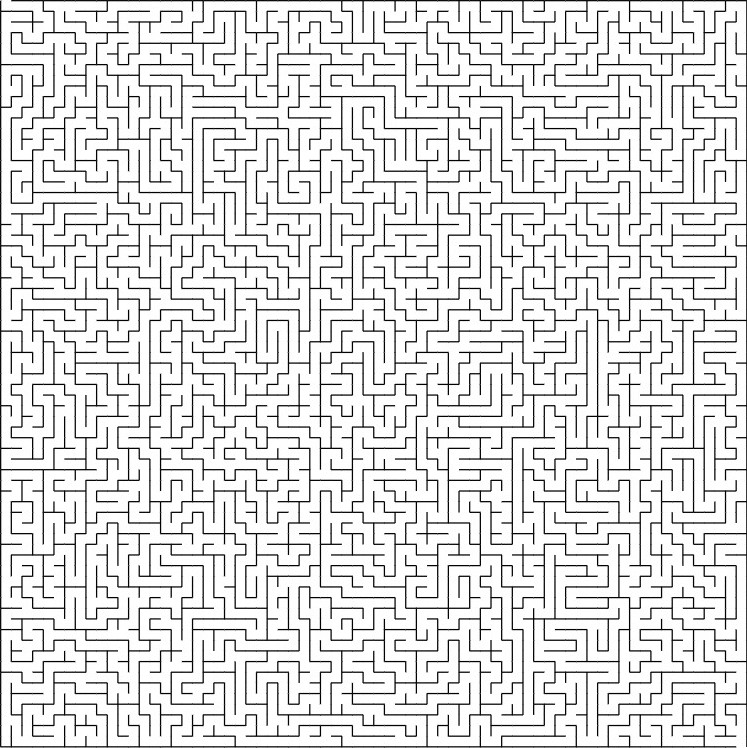
#> input picture dataset/1question.jpg, 747 x 748 px
$ python test.py
#> lines starting #> are read from the running program, lines starting #| are printed output that depends on the picture; after the words box and inside, x2 and y2 are one past the last pixel; in counts of white or black regions, pixels touching at a corner belong together
import os
from matplotlib.image import imsave
import numpy as np
import PIL
import cv2
from time import time
from collections import deque
from tkinter import Tk, filedialog

def select_image():
    """Prompts user to select a single maze image."""
    root = Tk()
    root.withdraw()
    file_path = filedialog.askopenfilename(
        title="Select Maze Image",
        filetypes=[("Image Files", "*.png;*.jpg;*.jpeg;*.bmp;*.gif")]
    )
    if not file_path:
        print("No file selected. Exiting.")
        exit()
    return file_path

def preprocess_image(img_path):
    """Converts an image to a binary maze format (black & white)."""
    img = np.asarray(PIL.Image.open(img_path).convert('L'))
    binary_img = (img > 128).astype(np.uint8) * 255  # Convert to binary (black/white)
    return binary_img

def find_start_end(binary_img):
    """Finds the start and end points of the maze from white (255) border pixels."""
    start, end = None, None

    for j in range(binary_img.shape[1]):  # Check first and last row
        if binary_img[0, j] == 255:
            start = (0, j)
        if binary_img[-1, j] == 255:
            end = (binary_img.shape[0] - 1, j)

    if start and end:
        return start, end

    for i in range(binary_img.shape[0]):  # Check first and last column
        if binary_img[i, 0] == 255:
            start = (i, 0)
        if binary_img[i, -1] == 255:
            end = (i, binary_img.shape[1] - 1)

    if start and end:
        return start, end

    raise ValueError("Start or end point not found in the maze.")

def optimized_flooding_search(binary_img, start, end):
    """Uses BFS (Flood Fill) to find the shortest path from start to end."""
    rows, cols = binary_img.shape
    neighbors = [(0, 1), (1, 0), (0, -1), (-1, 0)]  # Right, Down, Left, Up

    queue = deque([start])
    came_from = {}
    visited = np.zeros(binary_img.shape, dtype=bool)
    visited[start] = True

    while queue:
        current = queue.popleft()
        if current == end:
            break

        for dx, dy in neighbors:
            neighbor = (current[0] + dx, current[1] + dy)
            if 0 <= neighbor[0] < rows and 0 <= neighbor[1] < cols:
                if binary_img[neighbor] == 255 and not visited[neighbor]:
                    queue.append(neighbor)
                    visited[neighbor] = True
                    came_from[neighbor] = current
                    if neighbor == end:
                        return came_from

    return came_from  # May be empty if no path exists

def reconstruct_path(came_from, start, end):
    """Reconstructs the shortest path from the BFS search result."""
    path = []
    current = end
    while current != start:
        path.append(current)
        current = came_from.get(current)
        if current is None:
            return []  # No valid path found
    path.append(start)
    path.reverse()
    return path

def optimized_visualize_maze(binary_img, path, explored, path_thickness=3):
    """Visualizes the solved maze with the path and explored cells."""
    color_img = np.zeros((*binary_img.shape, 3), dtype=np.uint8)
    color_img[binary_img == 255] = [255, 255, 255]  # White paths
    color_img[binary_img == 0] = [0, 0, 0]  # Black walls

    if explored:
        explored = np.array(explored)
        color_img[explored[:, 0], explored[:, 1]] = [255, 0, 0]  # Mark explored cells in red

    # Create a separate mask for the path and draw the path in green with thickness
    path_img = np.zeros(binary_img.shape, dtype=np.uint8)
    for r, c in path:
        path_img[r, c] = 255

    # Use OpenCV to thicken the path
    kernel = cv2.getStructuringElement(cv2.MORPH_RECT, (path_thickness, path_thickness))
    thick_path = cv2.dilate(path_img, kernel)

    color_img[thick_path > 0] = [0, 255, 0]  # Draw the thick green path

    return color_img

def main():
    """Main function to load, process, solve, and visualize the maze."""
    print("Please select a maze image.")
    img_path = select_image()
#> the answer given: dataset/1question.jpg

    print(f"Processing: {os.path.basename(img_path)}")
    binary_img = preprocess_image(img_path)
#> in preprocess_image, `binary_img = (img > 128).astype(np.uint8) * 255`:
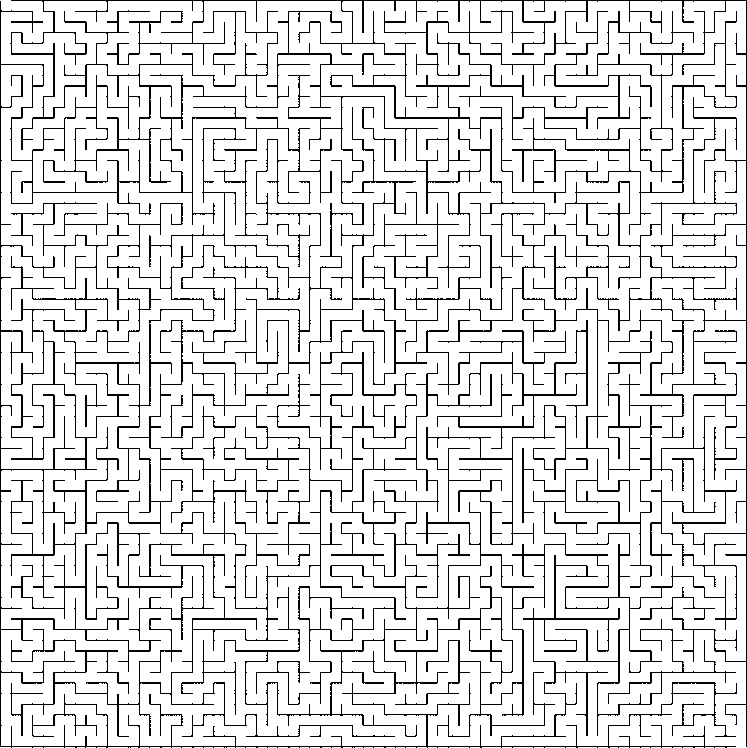
#> binary_img: shape (748, 747); 88% white; black in thin lines or dots

    try:
        start, end = find_start_end(binary_img)
#> start = (0, 10); end = (747, 746)
    except ValueError as e:
        print(f"Error: {e}")
        return

    print("Solving the maze...")
    st_time = time()
    came_from = optimized_flooding_search(binary_img, tuple(start), tuple(end))
#> the loop in optimized_flooding_search, `while queue:` made 359863 passes
#> current on passes 1 to 3: (0, 10), (1, 10), (0, 9)
#> after the loop in optimized_flooding_search, `while queue:`:
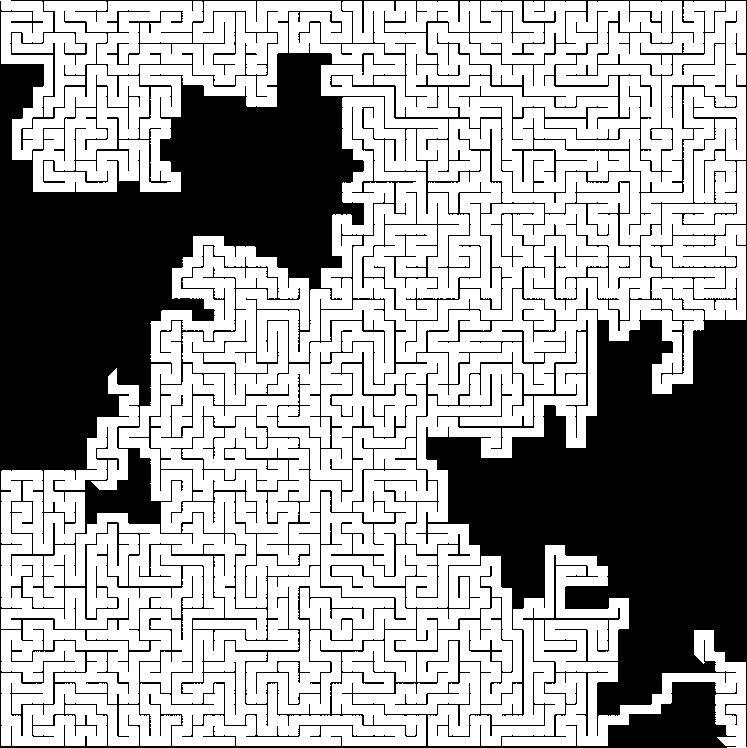
#> visited: shape (748, 747) bool; 64.4% white; 2 black regions, box (x1, y1, x2, y2) and area: (0, 1, 737, 748) 105668, (10, 0, 747, 747) 93183
#> after the loop in optimized_flooding_search, `while queue:`: came_from = 359904 items
#> came_from = 359904 items
    if not came_from:
        print("No solution found.")
        return

    path = reconstruct_path(came_from, tuple(start), tuple(end))
#> in reconstruct_path, `current = end`: current = (747, 746)
#> the loop in reconstruct_path, `while current != start:` made 12241 passes
#> current on passes 1 to 3: (747, 745), (746, 745), (745, 745)
#> after the loop in reconstruct_path, `while current != start:`: path = 12241 pairs, first value 1 to 747, second value 9 to 746
#> path = 12242 pairs, first value 0 to 747, second value 9 to 746
    explored = list(came_from.keys())
#> explored = 359904 items
    print(f"Solved in {time() - st_time:.2f} seconds.")

    print("Visualizing the solution...")
    result_img = optimized_visualize_maze(binary_img, path, explored)
#> in optimized_visualize_maze, `explored = np.array(explored)`: explored = 359904 pairs, first value 0 to 747, second value 0 to 746
#> the loop in optimized_visualize_maze, `for r, c in path:` made 12242 passes
#> (r, c) on passes 1 to 3: (0, 10), (1, 10), (1, 11)
#> after the loop in optimized_visualize_maze, `for r, c in path:`:
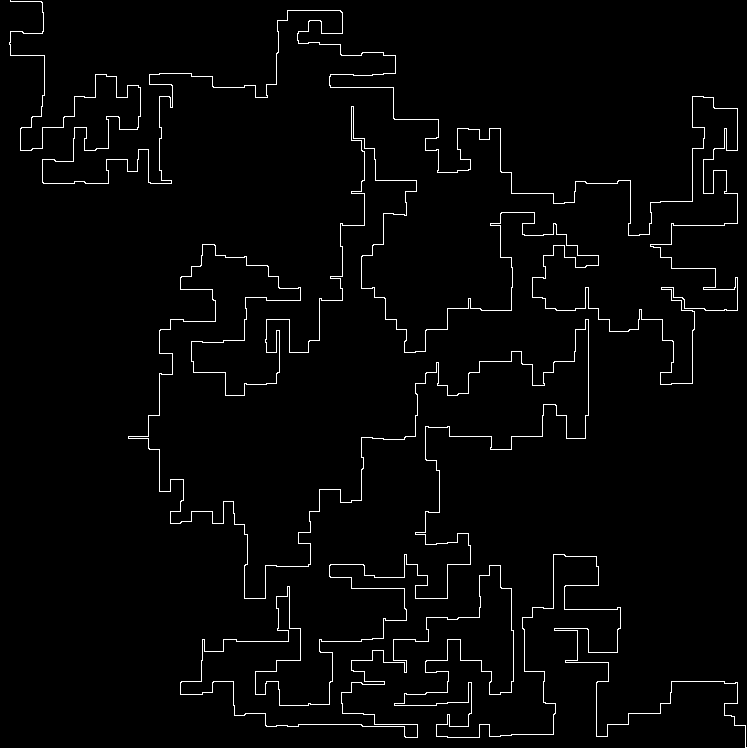
#> path_img: shape (748, 747); 2.2% white in thin lines or dots
#> in optimized_visualize_maze, `thick_path = cv2.dilate(path_img, kernel)`:
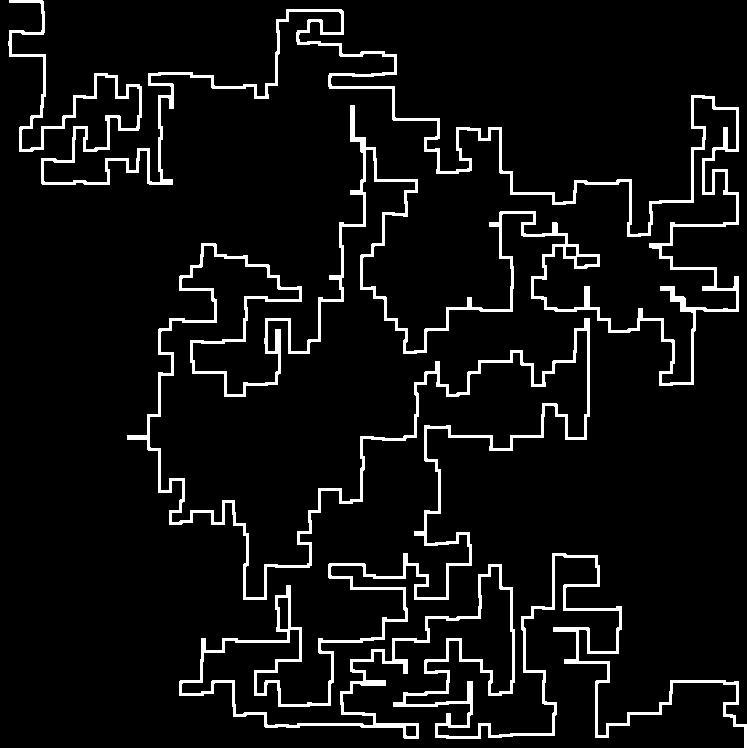
#> thick_path: shape (748, 747); 6.5% white; 1 white region, box (x1, y1, x2, y2) and area: (8, 0, 747, 748) 36318
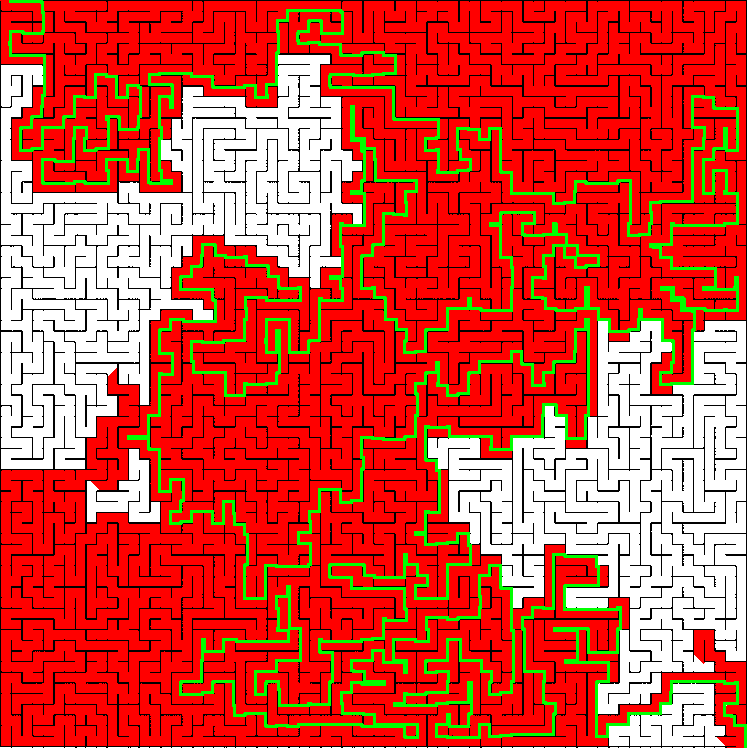
#> result_img: shape (748, 747, 3); mean of channels 0, 1, 2 211.8, 76.8, 60.2; drawn as R, G, B

    output_path = os.path.join(os.path.dirname(img_path), "solved_" + os.path.basename(img_path))
    PIL.Image.fromarray(result_img).save(output_path)
    print(f"Solution saved as {output_path}")

if __name__ == "__main__":
    main()

$ run again, on dataset/8question.jpg
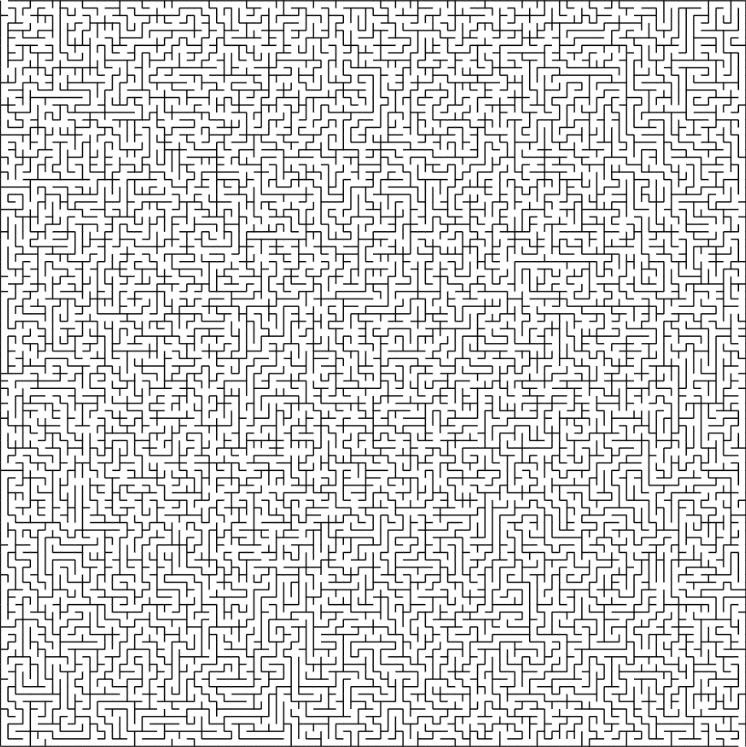
#> input picture dataset/8question.jpg, 746 x 747 px
#> in preprocess_image, `binary_img = (img > 128).astype(np.uint8) * 255`:
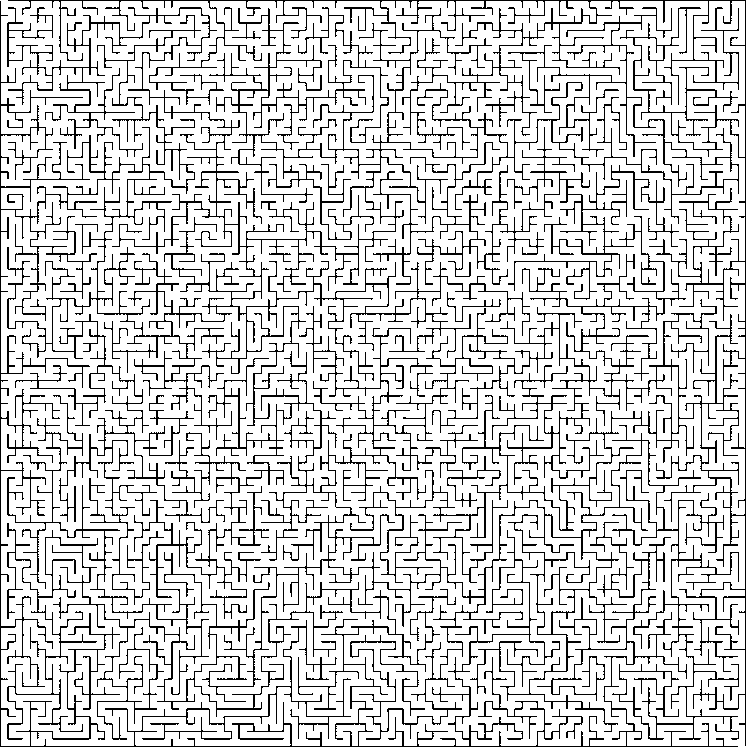
#> binary_img: shape (747, 746); 83.3% white; black in thin lines or dots
#> in main, `start, end = find_start_end(binary_img)`: start = (0, 7); end = (746, 745)
#> the loop in optimized_flooding_search, `while queue:` made 405898 passes
#> current on passes 1 to 3: (0, 7), (1, 7), (0, 6)
#> after the loop in optimized_flooding_search, `while queue:`: came_from = 405905 items
#> in reconstruct_path, `current = end`: current = (746, 745)
#> the loop in reconstruct_path, `while current != start:` made 12932 passes
#> current on passes 1 to 3: (746, 744), (745, 744), (744, 744)
#> after the loop in reconstruct_path, `while current != start:`: path = 12932 pairs, first value 1 to 746, second value 6 to 745
#> in main, `path = reconstruct_path(came_from, tuple(start), tuple(end))`: path = 12933 pairs, first value 0 to 746, second value 6 to 745
#> in main, `explored = list(came_from.keys())`: explored = 405905 items
#> in optimized_visualize_maze, `explored = np.array(explored)`: explored = 405905 pairs, first value 0 to 746, second value 0 to 745
#> the loop in optimized_visualize_maze, `for r, c in path:` made 12933 passes
#> (r, c) on passes 1 to 3: (0, 7), (1, 7), (1, 8)
#> thick_path: shape (747, 746); 6.9% white; 1 white region, box (x1, y1, x2, y2) and area: (5, 0, 746, 747) 38426
#> in main, `result_img = optimized_visualize_maze(binary_img, path, explored)`:
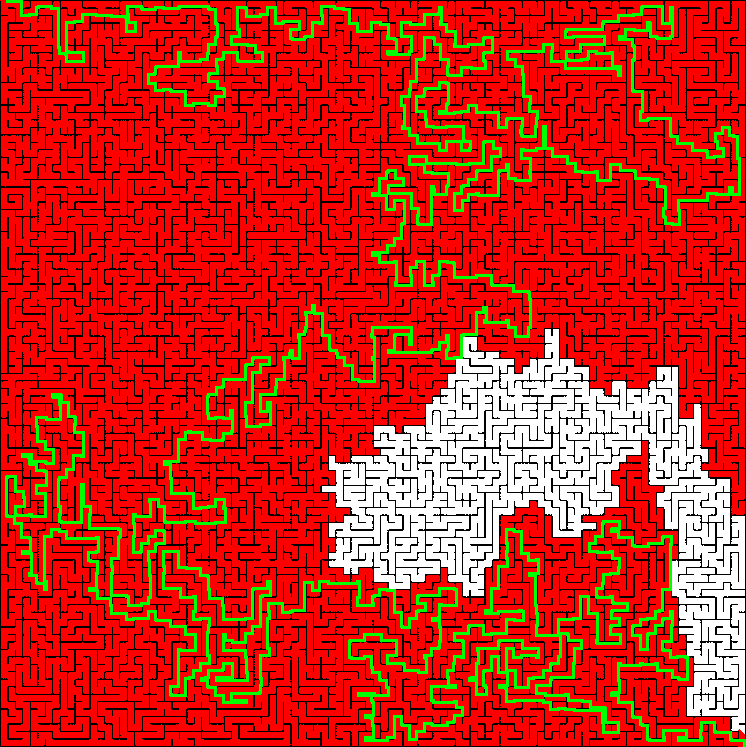
#> result_img: shape (747, 746, 3); mean of channels 0, 1, 2 198.7, 44.3, 26.7; drawn as R, G, B

$ run again, on dataset/9question.jpg
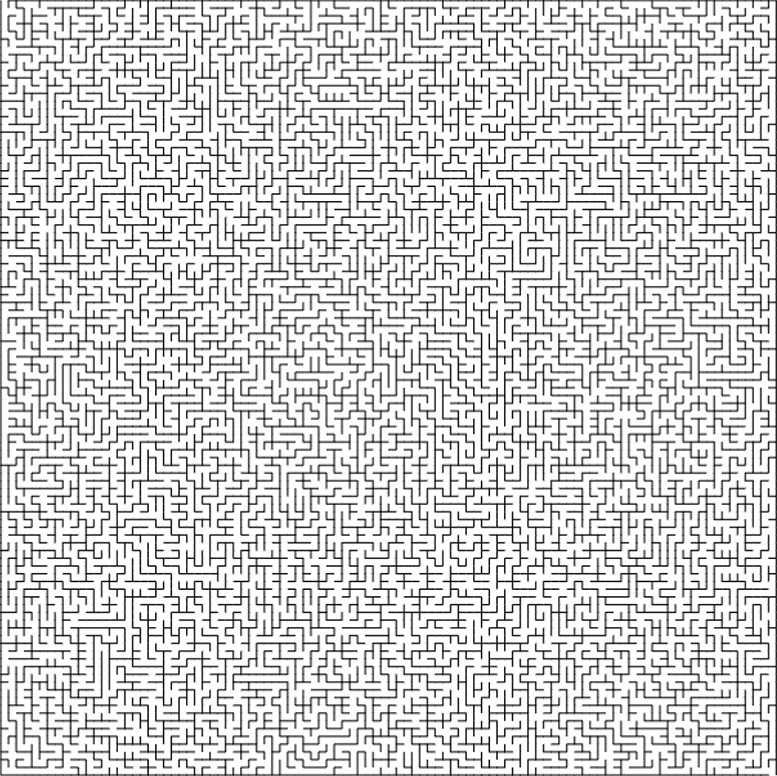
#> input picture dataset/9question.jpg, 777 x 776 px
#> in preprocess_image, `binary_img = (img > 128).astype(np.uint8) * 255`:
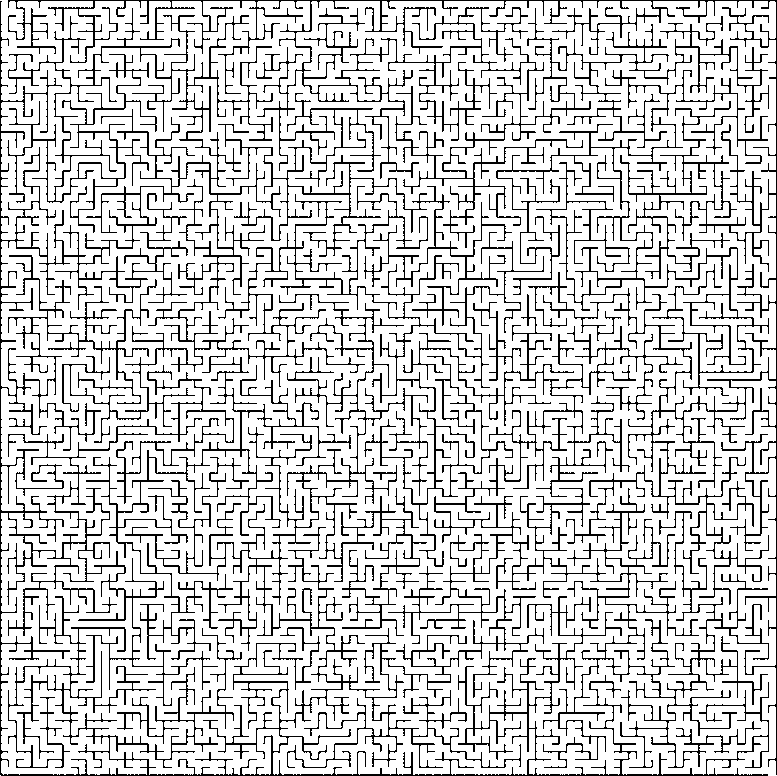
#> binary_img: shape (776, 777); 82.2% white; black in thin lines or dots
#> in main, `start, end = find_start_end(binary_img)`: start = (0, 7); end = (775, 776)
#> the loop in optimized_flooding_search, `while queue:` made 294886 passes
#> current on passes 1 to 3: (0, 7), (1, 7), (0, 6)
#> after the loop in optimized_flooding_search, `while queue:`: came_from = 294998 items
#> in reconstruct_path, `current = end`: current = (775, 776)
#> the loop in reconstruct_path, `while current != start:` made 3562 passes
#> current on passes 1 to 3: (775, 775), (774, 775), (773, 775)
#> after the loop in reconstruct_path, `while current != start:`: path = 3562 pairs, first value 1 to 775, second value 7 to 776
#> in main, `path = reconstruct_path(came_from, tuple(start), tuple(end))`: path = 3563 pairs, first value 0 to 775, second value 7 to 776
#> in main, `explored = list(came_from.keys())`: explored = 294998 items
#> in optimized_visualize_maze, `explored = np.array(explored)`: explored = 294998 pairs, first value 0 to 775, second value 0 to 776
#> the loop in optimized_visualize_maze, `for r, c in path:` made 3563 passes
#> (r, c) on passes 1 to 3: (0, 7), (1, 7), (2, 7)
#> thick_path: shape (776, 777); 1.8% white; 1 white region, box (x1, y1, x2, y2) and area: (6, 0, 777, 776) 10643
#> in main, `result_img = optimized_visualize_maze(binary_img, path, explored)`:
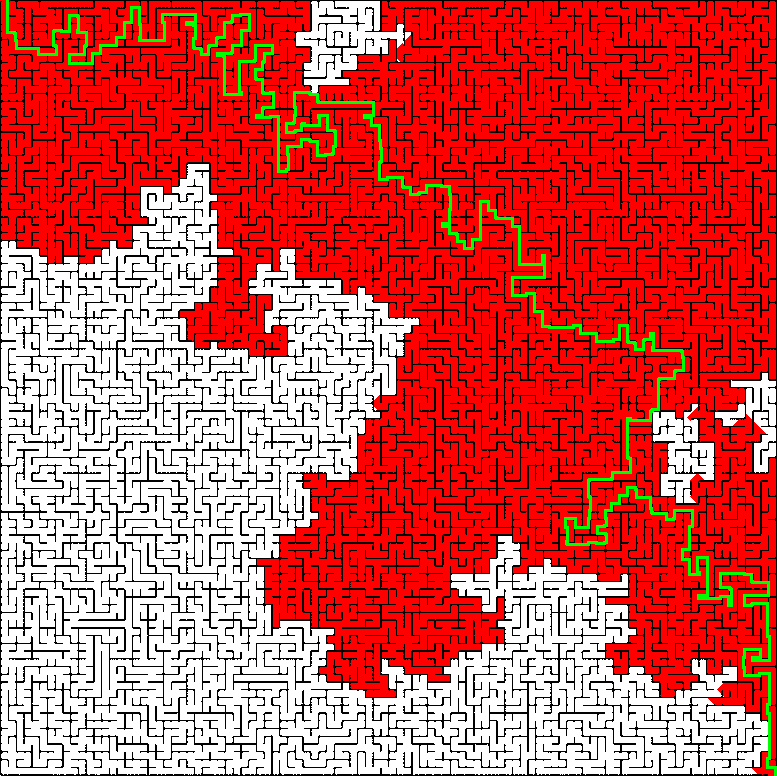
#> result_img: shape (776, 777, 3); mean of channels 0, 1, 2 206, 89.3, 84.8; drawn as R, G, B
